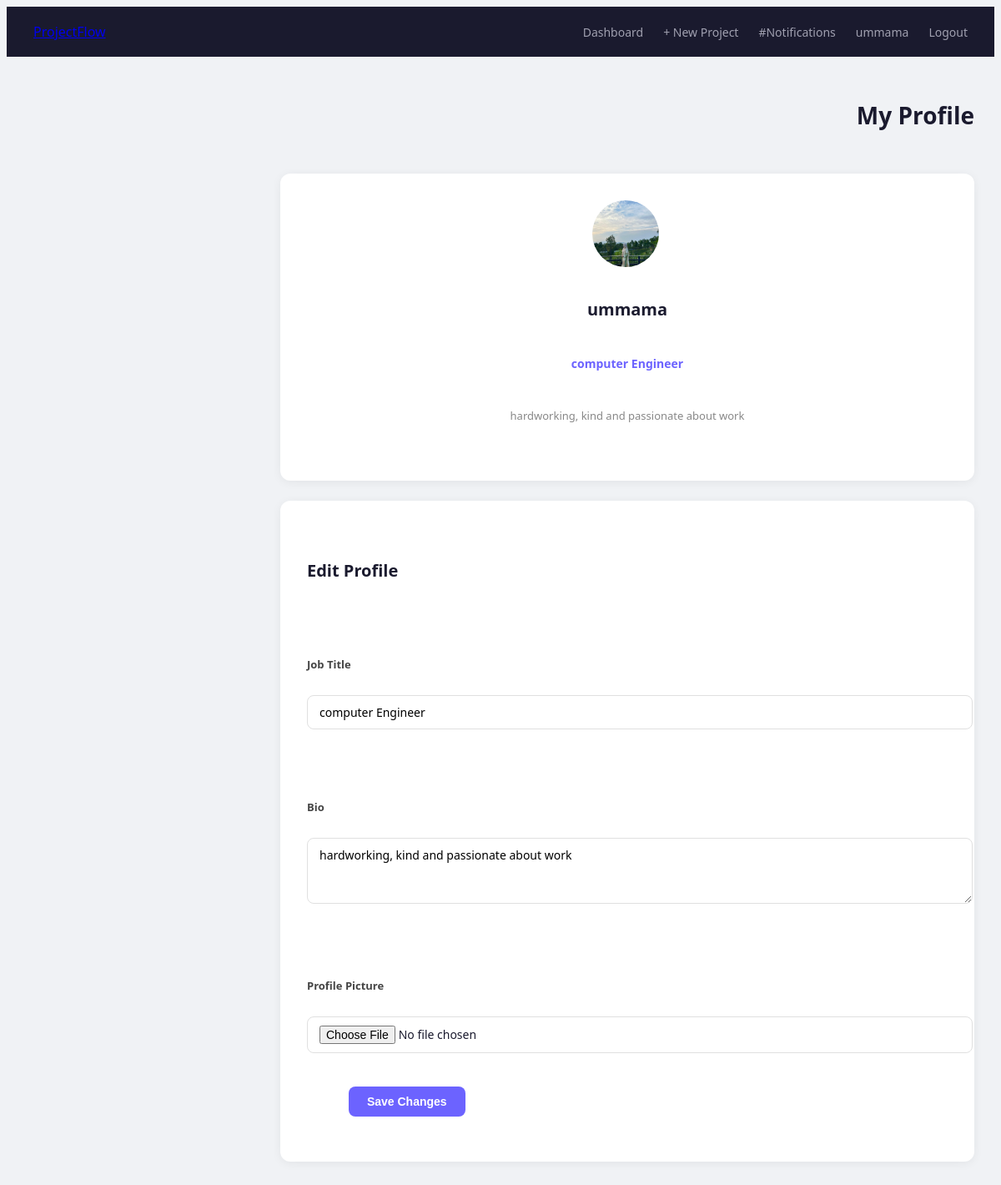
/accounts/profile/ (signed in), run on the app's committed database.
### accounts/models.py (models this page shows)
class Profile(models.Model):
    user=models.OneToOneField(User,on_delete=models.CASCADE,related_name='profile')
    avatar=models.ImageField(upload_to='avatars/',blank=True,null=True)
    bio=models.TextField(blank=True)
    job_title=models.CharField(max_length=100,blank=True)

### accounts/views.py (the view, shortened to what this page needs)
# urls.py: path('profile/', views.profile_view, name='profile'),
@login_required
def profile_view(request):
    profile, created = Profile.objects.get_or_create(user=request.user)
    return render(request, 'accounts/profile.html', {'profile': profile})

### templates/accounts/profile.html (shortened to what this page needs)
{% extends 'base.html' %}
{% block content %}
<div class="page-header">
    <h1>My Profile</h1>
</div>
<div class="profile-layout">
    <div class="profile-card">
        {% if profile.avatar %}
        <img src="{{ profile.avatar.url }}" class="profile-avatar">
        {% else %}
        <div class="avatar-placeholder">{{ user.username|first|upper }}</div>
        {% endif %}
        <h2>{{ user.username }}</h2>
        <p class="job-title">{{ profile.job_title|default:"No job title set" }}</p>
        <p class="bio">{{ profile.bio|default:"No bio yet" }}</p>
    </div>
    <div class="profile-form-card">
        <h2>Edit Profile</h2>
        <form method="post" enctype="multipart/form-data">
            <div class="form-group">
                <label>Job Title</label>
                <input type="text" name="job_title" value="{{ profile.job_title }}" placeholder="e.g. Frontend Developer">
            </div>
            <div class="form-group">
                <label>Bio</label>
                <textarea name="bio" rows="3" placeholder="Tell your team about yourself">{{ profile.bio }}</textarea>
            </div>
            <div class="form-group">
                <label>Profile Picture</label>
                <input type="file" name="avatar" accept="image/*">
            </div>
            <button type="submit" class="btn-primary">Save Changes</button>
        </form>
    </div>
</div>
{% endblock %}

### templates/base.html (shortened to what this page needs)
{% load static %}
<!DOCTYPE html>
<html lang="en">
<head>
    {% load static %}
    <link rel="stylesheet" href="{% static 'css/style.css' %}">
</head>
<body>
    {% if user.is_authenticated %}
    <nav class="navbar">
        <div class="nav-brand">
            <a href="{% url 'dashboard' %}">ProjectFlow</a>
        </div>
        <div class="nav-links">
            <a href="{% url 'dashboard' %}">Dashboard</a>
            <a href="{% url 'create_project' %}">+ New Project</a>
            <a href="{% url 'notifications' %}">
                #Notifications
            </a>
            <a href="{% url 'profile' %}">{{ user.username }}</a>
            <a href="{% url 'logout' %}">Logout</a>
        </div>
    </nav>
    {% endif %}
    <div class="container">
        {% block content %}{% endblock %}
    </div>
</body>
</html>

### static/css/style.css (style rules this page uses)
body { font-family: 'Segoe UI', sans-serif; background: #f0f2f5; color: #1a1a2e; }
.navbar { background: #1a1a2e; padding: 0 32px; display: flex; justify-content: space-between; align-items: center; height: 60px; position: sticky; top: 0; z-index: 100; }
.nav-links { display: flex; align-items: center; gap: 24px; }
.nav-links a { color: #a0a0b0; text-decoration: none; font-size: 14px; font-weight: 500; transition: color 0.2s; }
.container { max-width: 1200px; margin: 0 auto; padding: 32px 24px; }
.page-header { display: flex; justify-content: space-between; align-items: center; margin-bottom: 32px; }
.page-header h1 { font-size: 28px; font-weight: 700; color: #1a1a2e; }
.btn-primary { background: #6c63ff; color: white; padding: 10px 22px; border-radius: 8px; border: none; font-size: 14px; font-weight: 600; cursor: pointer; text-decoration: none; transition: background 0.2s; display: inline-block; }
.form-group { margin-bottom: 18px; }
.form-group label { display: block; font-size: 13px; font-weight: 600; margin-bottom: 6px; color: #444; }
.form-group input, .form-group textarea, .form-group select { width: 100%; padding: 10px 14px; border: 1.5px solid #e0e0e0; border-radius: 8px; font-size: 14px; outline: none; transition: border 0.2s; font-family: inherit; }
.profile-layout { display: grid; grid-template-columns: 280px 1fr; gap: 24px; }
.profile-card { background: white; border-radius: 12px; padding: 32px; text-align: center; box-shadow: 0 2px 12px rgba(0,0,0,0.06); height: fit-content; }
.profile-avatar { width: 80px; height: 80px; border-radius: 50%; object-fit: cover; margin-bottom: 16px; }
.profile-card h2 { font-size: 20px; margin-bottom: 6px; }
.job-title { color: #6c63ff; font-size: 14px; font-weight: 600; margin-bottom: 8px; }
.bio { color: #888; font-size: 13px; line-height: 1.6; }
.profile-form-card { background: white; border-radius: 12px; padding: 32px; box-shadow: 0 2px 12px rgba(0,0,0,0.06); }
.profile-form-card h2 { font-size: 20px; margin-bottom: 24px; }

### data on the page
Profile: avatar (picture), job_title "computer Engineer", bio "hardworking, kind and passionate about work"

### other printed values
{{ user.username }} "ummama"
